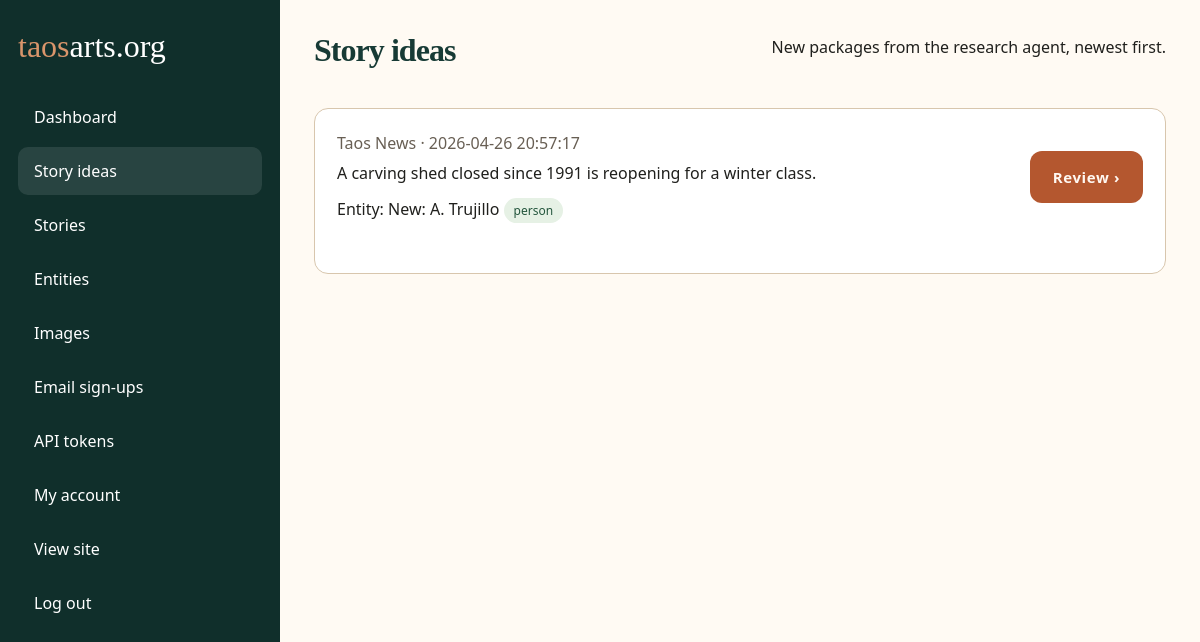
The page /admin/ideas.php (signed in) on the database its author committed.
### tables this page shows
CREATE TABLE story_ideas (
  id INT UNSIGNED AUTO_INCREMENT PRIMARY KEY,
  batch_id VARCHAR(100),
  spark_url VARCHAR(1000),
  spark_source VARCHAR(255),
  spark_snippet TEXT,
  detected_via VARCHAR(100),
  matched_entity_id INT UNSIGNED,
  proposed_new_entity JSON,
  connection_note TEXT,
   
   
   
   
  draft_markdown LONGTEXT,
  suggested_images JSON,
  suggested_links JSON,
  status ENUM('new','culled','writing','published','rejected') DEFAULT 'new',
  created_at DATETIME DEFAULT CURRENT_TIMESTAMP,
  updated_at DATETIME DEFAULT CURRENT_TIMESTAMP ON UPDATE CURRENT_TIMESTAMP,
  FOREIGN KEY (matched_entity_id) REFERENCES entities(id) ON DELETE SET NULL,
  INDEX (status),
  INDEX (batch_id)
);

### includes/functions.php (called while the page is built, shortened)
<?php
function h($value): string { return htmlspecialchars((string)$value, ENT_QUOTES, 'UTF-8'); }
    ?>

### admin/ideas.php (the view, shortened to what this page needs)
<?php
require_once __DIR__ . '/_layout.php';
$pdo = db();
$rows = $pdo->query(
    "SELECT si.*, e.name AS matched_entity_name, e.type AS matched_entity_type
     FROM story_ideas si
     LEFT JOIN entities e ON e.id = si.matched_entity_id
     WHERE si.status = 'new'
     ORDER BY si.created_at DESC"
)->fetchAll();
?>
<div class="topbar"><h1>Story ideas</h1><p>New packages from the research agent, newest first.</p></div>
<?php foreach ($rows as $r): ?>
<?php
$entityLabel = $r['matched_entity_name']
    ? h($r['matched_entity_name']) . ' <span class="pill">' . h($r['matched_entity_type']) . '</span>'
    : (($proposed = json_decode($r['proposed_new_entity'] ?: 'null', true))
        ? 'New: ' . h($proposed['name'] ?? '?') . ' <span class="pill">' . h($proposed['type'] ?? '?') . '</span>'
        : '<span class="pill">unmatched</span>');
?>
<section class="panel">
  <div class="topbar">
    <div>
      <p style="color:#685f54;margin:0 0 4px"><?= h($r['spark_source']) ?> · <?= h($r['created_at']) ?></p>
      <p style="margin:0 0 10px"><?= nl2br(h($r['spark_snippet'])) ?></p>
      <p style="margin:0">Entity: <?= $entityLabel ?></p>
    </div>
    <a class="btn" href="idea.php?id=<?= (int)$r['id'] ?>">Review &rsaquo;</a>
  </div>
</section>
<?php endforeach; ?>
<?php require __DIR__ . '/_footer.php'; ?>

### assets/css/style.css (style rules this page uses)
:root { --ink:#173a35; --deep:#102f2b; --clay:#b4572f; --clay-dark:#8f401d; --sand:#efe3cf; --paper:#fbf6ed; --paper-strong:#fffdf8; --line:#d8c6ad; --line-soft:#e7dccd; --muted:#685f54; --sage:#82907f; --shadow:0 18px 50px rgba(28,24,19,.08); --shadow-soft:0 10px 26px rgba(28,24,19,.05); }
* { box-sizing:border-box }
html { scroll-behavior:smooth }
body { margin:0; font-family:"Avenir Next","Gill Sans","Segoe UI",sans-serif; background: radial-gradient(circle at top left, rgba(194,150,94,.10), transparent 34%), radial-gradient(circle at right 20%, rgba(76,132,122,.08), transparent 28%), var(--paper); color:#20201d; overflow-x:hidden; }
h1,h2,h3 { margin:0 0 14px; font-family:"Iowan Old Style","Palatino Linotype","Book Antiqua","Baskerville","Times New Roman",serif; color:var(--ink); line-height:1; letter-spacing:-.03em; }
p { margin:0 0 18px;line-height:1.62 }
a { color:var(--clay);text-decoration:none }
.btn { display:inline-flex; align-items:center; justify-content:center; min-height:52px; padding:14px 22px; border-radius:12px; border:1px solid transparent; background:var(--clay); color:#fff8f2; font-size:15px; font-weight:700; letter-spacing:.04em; cursor:pointer; transition:transform .18s ease, background .18s ease, border-color .18s ease; }
.topbar { display:flex; justify-content:space-between; align-items:center; gap:18px; margin-bottom:28px; }
.panel { background:white; border:1px solid var(--line); border-radius:14px; padding:22px; margin-bottom:22px; }
.pill { padding:4px 10px; border-radius:99px; background:#e6f1e5; color:#24563d; font-size:12px; }

### rows shown on the page
story_ideas: spark_source "Taos News", created_at "2026-04-26 20:57:17", spark_snippet "A carving shed closed since 1991 is reopening for a winter class.", proposed_new_entity "A. Trujillo", proposed_new_entity "person"
